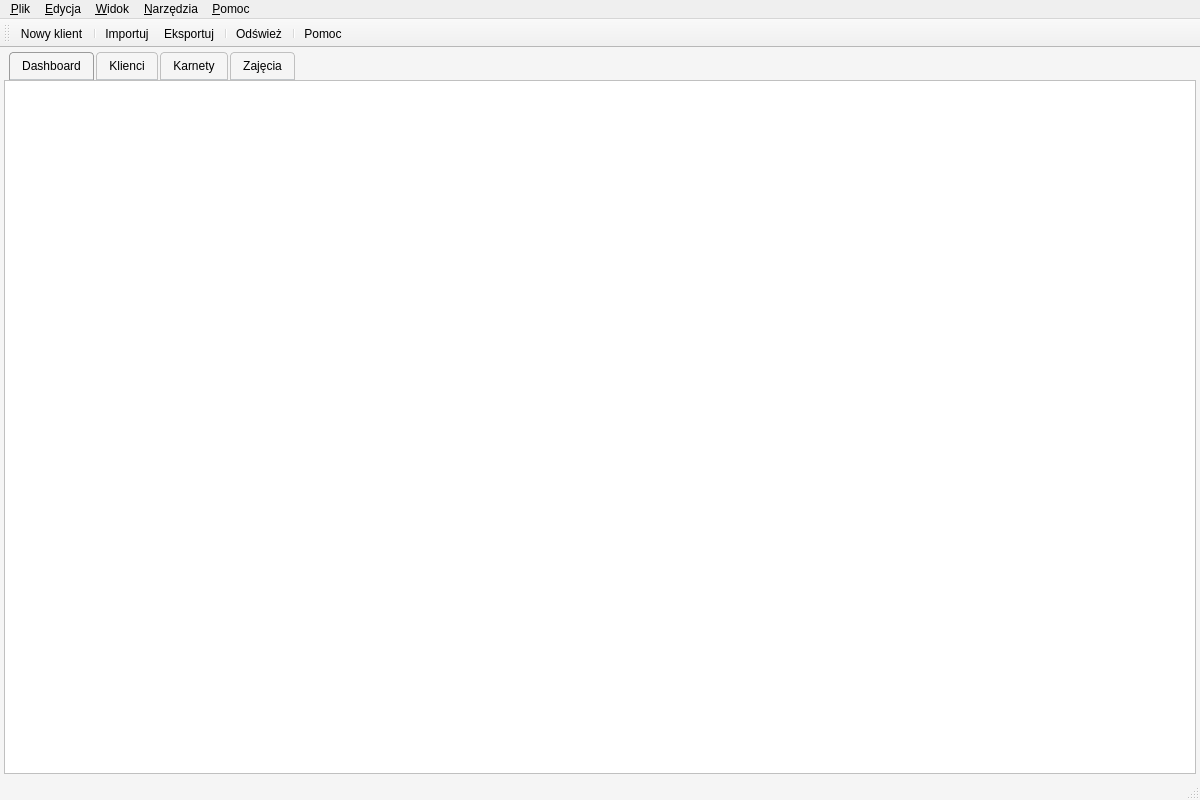
<?xml version="1.0" encoding="UTF-8"?>
<ui version="4.0">
 <class>MainWindow</class>
 <widget class="QMainWindow" name="MainWindow">
  <property name="geometry">
   <rect>
    <x>0</x>
    <y>0</y>
    <width>1200</width>
    <height>800</height>
   </rect>
  </property>
  <property name="minimumSize">
   <size>
    <width>800</width>
    <height>600</height>
   </size>
  </property>
  <property name="windowTitle">
   <string>System Zarządzania Siłownią</string>
  </property>
  <property name="windowIcon">
   <iconset resource="../../resources/resources.qrc">
    <normaloff>:/resources/icons/app.png</normaloff>
   </iconset>
  </property>
  <property name="styleSheet">
   <string notr="true">
   /* Główne okno */
   QMainWindow {
       background-color: #f5f5f5;
   }
   
   /* Tab Widget */
   QTabWidget::pane {
       border: 1px solid #c0c0c0;
       background-color: white;
   }
   
   QTabWidget::tab-bar {
       left: 5px;
   }
   
   QTabBar::tab {
       background: qlineargradient(x1: 0, y1: 0, x2: 0, y2: 1,
                                   stop: 0 #e1e1e1, stop: 0.4 #dddddd,
                                   stop: 0.5 #d8d8d8, stop: 1.0 #d3d3d3);
       border: 1px solid #c0c0c0;
       border-bottom-color: #c2c7cb;
       border-top-left-radius: 4px;
       border-top-right-radius: 4px;
       min-width: 8ex;
       padding: 6px 12px;
       margin-right: 2px;
   }
   
   QTabBar::tab:selected {
       background: qlineargradient(x1: 0, y1: 0, x2: 0, y2: 1,
                                   stop: 0 #fafafa, stop: 0.4 #f4f4f4,
                                   stop: 0.5 #e7e7e7, stop: 1.0 #fafafa);
       border-color: #9B9B9B;
       border-bottom-color: #c2c7cb;
   }
   
   QTabBar::tab:hover {
       background: qlineargradient(x1: 0, y1: 0, x2: 0, y2: 1,
                                   stop: 0 #eaeaea, stop: 1.0 #e0e0e0);
   }
   </string>
  </property>
  <widget class="QWidget" name="centralwidget">
   <layout class="QVBoxLayout" name="verticalLayout">
    <property name="spacing">
     <number>0</number>
    </property>
    <property name="leftMargin">
     <number>4</number>
    </property>
    <property name="topMargin">
     <number>4</number>
    </property>
    <property name="rightMargin">
     <number>4</number>
    </property>
    <property name="bottomMargin">
     <number>4</number>
    </property>
    <item>
     <widget class="QTabWidget" name="tabWidget">
      <property name="currentIndex">
       <number>0</number>
      </property>
      <property name="tabPosition">
       <enum>QTabWidget::North</enum>
      </property>
      <property name="tabShape">
       <enum>QTabWidget::Rounded</enum>
      </property>
      <property name="elideMode">
       <enum>Qt::ElideNone</enum>
      </property>
      <property name="usesScrollButtons">
       <bool>true</bool>
      </property>
      <property name="documentMode">
       <bool>false</bool>
      </property>
      <property name="tabsClosable">
       <bool>false</bool>
      </property>
      <property name="movable">
       <bool>true</bool>
      </property>
      <widget class="QWidget" name="dashboardTab">
       <attribute name="title">
        <string>Dashboard</string>
       </attribute>
       <attribute name="icon">
        <iconset resource="../../resources/resources.qrc">
         <normaloff>:/resources/icons/dashboard.png</normaloff>
        </iconset>
       </attribute>
      </widget>
      <widget class="QWidget" name="clientsTab">
       <attribute name="title">
        <string>Klienci</string>
       </attribute>
       <attribute name="icon">
        <iconset resource="../../resources/resources.qrc">
         <normaloff>:/resources/icons/client.png</normaloff>
        </iconset>
       </attribute>
      </widget>
      <widget class="QWidget" name="membershipsTab">
       <attribute name="title">
        <string>Karnety</string>
       </attribute>
       <attribute name="icon">
        <iconset resource="../../resources/resources.qrc">
         <normaloff>:/resources/icons/membership.png</normaloff>
        </iconset>
       </attribute>
      </widget>
      <widget class="QWidget" name="classesTab">
       <attribute name="title">
        <string>Zajęcia</string>
       </attribute>
       <attribute name="icon">
        <iconset resource="../../resources/resources.qrc">
         <normaloff>:/resources/icons/class.png</normaloff>
        </iconset>
       </attribute>
      </widget>
     </widget>
    </item>
   </layout>
  </widget>
  <widget class="QMenuBar" name="menubar">
   <property name="geometry">
    <rect>
     <x>0</x>
     <y>0</y>
     <width>1200</width>
     <height>22</height>
    </rect>
   </property>
   <widget class="QMenu" name="menuPlik">
    <property name="title">
     <string>&amp;Plik</string>
    </property>
    <addaction name="actionNowyKlient"/>
    <addaction name="separator"/>
    <addaction name="actionImportuj"/>
    <addaction name="actionEksportuj"/>
    <addaction name="separator"/>
    <addaction name="actionDrukuj"/>
    <addaction name="separator"/>
    <addaction name="actionZakoncz"/>
   </widget>
   <widget class="QMenu" name="menuEdycja">
    <property name="title">
     <string>&amp;Edycja</string>
    </property>
    <addaction name="actionCofnij"/>
    <addaction name="actionPonow"/>
    <addaction name="separator"/>
    <addaction name="actionUstawienia"/>
   </widget>
   <widget class="QMenu" name="menuWidok">
    <property name="title">
     <string>&amp;Widok</string>
    </property>
    <addaction name="actionPelnyEkran"/>
    <addaction name="separator"/>
    <addaction name="actionPasekNarzedzi"/>
    <addaction name="actionPasekStanu"/>
    <addaction name="separator"/>
    <addaction name="actionOdswiez"/>
   </widget>
   <widget class="QMenu" name="menuNarzedzia">
    <property name="title">
     <string>&amp;Narzędzia</string>
    </property>
    <addaction name="actionKonserwacjaBD"/>
    <addaction name="separator"/>
    <addaction name="actionKopiaZapasowa"/>
    <addaction name="actionPrzywroc"/>
    <addaction name="separator"/>
    <addaction name="actionInfoSystem"/>
   </widget>
   <widget class="QMenu" name="menuPomoc">
    <property name="title">
     <string>&amp;Pomoc</string>
    </property>
    <addaction name="actionPomoc"/>
    <addaction name="separator"/>
    <addaction name="actionAktualizacje"/>
    <addaction name="separator"/>
    <addaction name="actionOProgramie"/>
   </widget>
   <addaction name="menuPlik"/>
   <addaction name="menuEdycja"/>
   <addaction name="menuWidok"/>
   <addaction name="menuNarzedzia"/>
   <addaction name="menuPomoc"/>
  </widget>
  <widget class="QStatusBar" name="statusbar"/>
  <widget class="QToolBar" name="toolBar">
   <property name="windowTitle">
    <string>Główny</string>
   </property>
   <property name="toolButtonStyle">
    <enum>Qt::ToolButtonTextUnderIcon</enum>
   </property>
   <attribute name="toolBarArea">
    <enum>TopToolBarArea</enum>
   </attribute>
   <attribute name="toolBarBreak">
    <bool>false</bool>
   </attribute>
   <addaction name="actionNowyKlient"/>
   <addaction name="separator"/>
   <addaction name="actionImportuj"/>
   <addaction name="actionEksportuj"/>
   <addaction name="separator"/>
   <addaction name="actionOdswiez"/>
   <addaction name="separator"/>
   <addaction name="actionPomoc"/>
  </widget>
  <action name="actionNowyKlient">
   <property name="icon">
    <iconset resource="../../resources/resources.qrc">
     <normaloff>:/resources/icons/client.png</normaloff>
    </iconset>
   </property>
   <property name="text">
    <string>&amp;Nowy klient</string>
   </property>
   <property name="toolTip">
    <string>Dodaj nowego klienta</string>
   </property>
   <property name="shortcut">
    <string>Ctrl+N</string>
   </property>
  </action>
  <action name="actionImportuj">
   <property name="icon">
    <iconset resource="../../resources/resources.qrc">
     <normaloff>:/resources/icons/import.png</normaloff>
    </iconset>
   </property>
   <property name="text">
    <string>&amp;Importuj</string>
   </property>
   <property name="toolTip">
    <string>Importuj dane z pliku</string>
   </property>
  </action>
  <action name="actionEksportuj">
   <property name="icon">
    <iconset resource="../../resources/resources.qrc">
     <normaloff>:/resources/icons/export.png</normaloff>
    </iconset>
   </property>
   <property name="text">
    <string>&amp;Eksportuj</string>
   </property>
   <property name="toolTip">
    <string>Eksportuj dane do pliku</string>
   </property>
  </action>
  <action name="actionDrukuj">
   <property name="icon">
    <iconset resource="../../resources/resources.qrc">
     <normaloff>:/resources/icons/print.png</normaloff>
    </iconset>
   </property>
   <property name="text">
    <string>&amp;Drukuj</string>
   </property>
   <property name="toolTip">
    <string>Drukuj raport</string>
   </property>
   <property name="shortcut">
    <string>Ctrl+P</string>
   </property>
  </action>
  <action name="actionZakoncz">
   <property name="text">
    <string>&amp;Zakończ</string>
   </property>
   <property name="shortcut">
    <string>Ctrl+Q</string>
   </property>
  </action>
  <action name="actionCofnij">
   <property name="icon">
    <iconset resource="../../resources/resources.qrc">
     <normaloff>:/resources/icons/undo.png</normaloff>
    </iconset>
   </property>
   <property name="text">
    <string>&amp;Cofnij</string>
   </property>
   <property name="shortcut">
    <string>Ctrl+Z</string>
   </property>
  </action>
  <action name="actionPonow">
   <property name="icon">
    <iconset resource="../../resources/resources.qrc">
     <normaloff>:/resources/icons/redo.png</normaloff>
    </iconset>
   </property>
   <property name="text">
    <string>&amp;Powtórz</string>
   </property>
   <property name="shortcut">
    <string>Ctrl+Y</string>
   </property>
  </action>
  <action name="actionUstawienia">
   <property name="icon">
    <iconset resource="../../resources/resources.qrc">
     <normaloff>:/resources/icons/settings.png</normaloff>
    </iconset>
   </property>
   <property name="text">
    <string>&amp;Ustawienia</string>
   </property>
  </action>
  <action name="actionPelnyEkran">
   <property name="checkable">
    <bool>true</bool>
   </property>
   <property name="text">
    <string>&amp;Pełny ekran</string>
   </property>
   <property name="shortcut">
    <string>F11</string>
   </property>
  </action>
  <action name="actionPasekNarzedzi">
   <property name="checkable">
    <bool>true</bool>
   </property>
   <property name="checked">
    <bool>true</bool>
   </property>
   <property name="text">
    <string>Pasek &amp;narzędzi</string>
   </property>
  </action>
  <action name="actionPasekStanu">
   <property name="checkable">
    <bool>true</bool>
   </property>
   <property name="checked">
    <bool>true</bool>
   </property>
   <property name="text">
    <string>Pasek &amp;stanu</string>
   </property>
  </action>
  <action name="actionOdswiez">
   <property name="icon">
    <iconset resource="../../resources/resources.qrc">
     <normaloff>:/resources/icons/refresh.png</normaloff>
    </iconset>
   </property>
   <property name="text">
    <string>&amp;Odśwież</string>
   </property>
   <property name="shortcut">
    <string>F5</string>
   </property>
  </action>
  <action name="actionKonserwacjaBD">
   <property name="icon">
    <iconset resource="../../resources/resources.qrc">
     <normaloff>:/resources/icons/database.png</normaloff>
    </iconset>
   </property>
   <property name="text">
    <string>&amp;Konserwacja bazy danych</string>
   </property>
  </action>
  <action name="actionKopiaZapasowa">
   <property name="icon">
    <iconset resource="../../resources/resources.qrc">
     <normaloff>:/resources/icons/backup.png</normaloff>
    </iconset>
   </property>
   <property name="text">
    <string>&amp;Kopia zapasowa</string>
   </property>
  </action>
  <action name="actionPrzywroc">
   <property name="icon">
    <iconset resource="../../resources/resources.qrc">
     <normaloff>:/resources/icons/restore.png</normaloff>
    </iconset>
   </property>
   <property name="text">
    <string>&amp;Przywróć z kopii</string>
   </property>
  </action>
  <action name="actionInfoSystem">
   <property name="icon">
    <iconset resource="../../resources/resources.qrc">
     <normaloff>:/resources/icons/info.png</normaloff>
    </iconset>
   </property>
   <property name="text">
    <string>&amp;Informacje o systemie</string>
   </property>
  </action>
  <action name="actionPomoc">
   <property name="icon">
    <iconset resource="../../resources/resources.qrc">
     <normaloff>:/resources/icons/help.png</normaloff>
    </iconset>
   </property>
   <property name="text">
    <string>&amp;Pomoc</string>
   </property>
   <property name="shortcut">
    <string>F1</string>
   </property>
  </action>
  <action name="actionAktualizacje">
   <property name="text">
    <string>Sprawdź &amp;aktualizacje</string>
   </property>
  </action>
  <action name="actionOProgramie">
   <property name="icon">
    <iconset resource="../../resources/resources.qrc">
     <normaloff>:/resources/icons/about.png</normaloff>
    </iconset>
   </property>
   <property name="text">
    <string>&amp;O programie</string>
   </property>
  </action>
 </widget>
 <resources>
  <include location="../../resources/resources.qrc"/>
 </resources>
 <connections/>
</ui>
